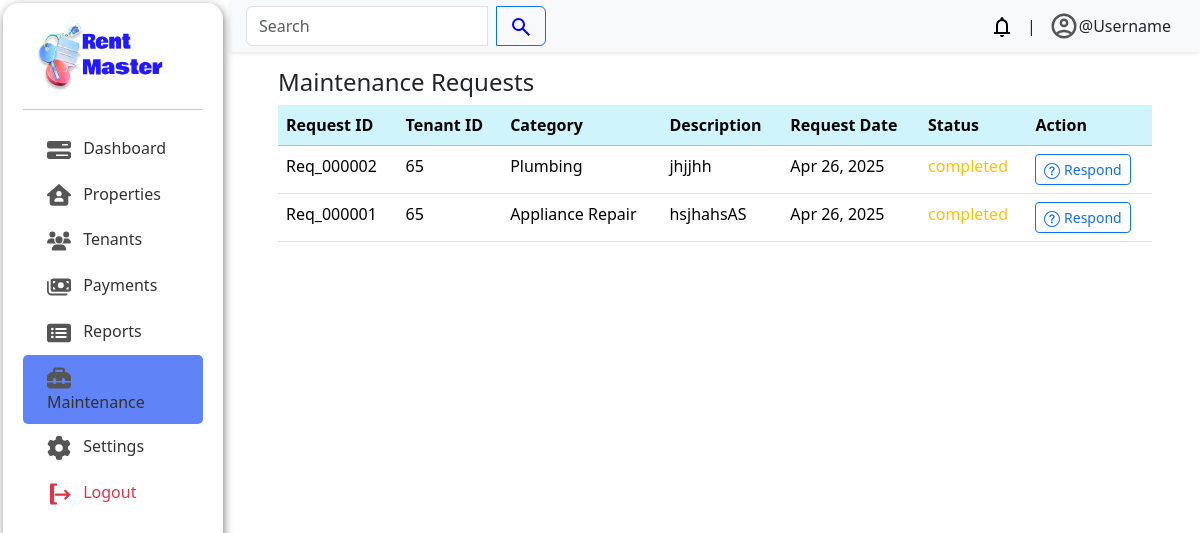
Before: /admin/index.php?page=maintenance/index with the older database file.
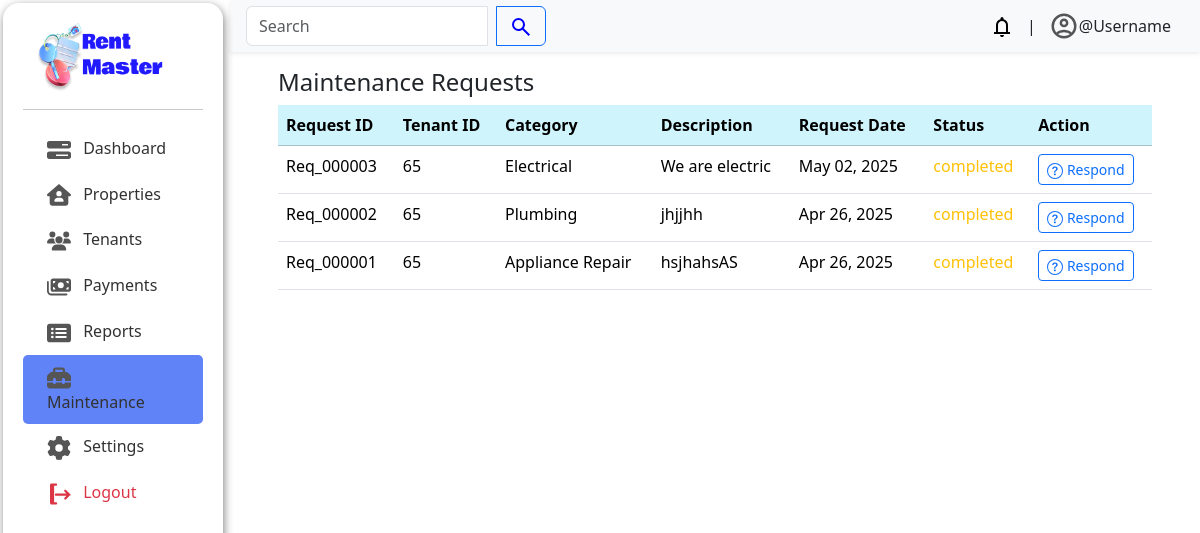
After: the same page with the newer database file.
### tables this page shows
CREATE TABLE `maintenance_requests` (
  `request_id` int(11) NOT NULL,
  `tenant_id` int(11) NOT NULL,
  `category` varchar(100) NOT NULL,
  `description` text NOT NULL,
  `request_date` datetime NOT NULL,
  `status` enum('pending','completed') NOT NULL DEFAULT 'pending'
);

### admin/maintenance/index.php (the view, shortened to what this page needs)
<?php
require_once '../database/config.php';
$sql = "SELECT m.request_id, m.tenant_id, m.category, m.description, m.request_date, m.status, u.user_email
        FROM maintenance_requests m
        JOIN tenants t ON m.tenant_id = t.tenant_id
        JOIN users u ON u.user_id = t.user_id
        ORDER BY m.request_date DESC";
$result = $conn->query($sql);
?>
<div class="container px-lg-5">
    <header class="d-flex justify-content-between mt-3">
        <h4 class="fw-medium">Maintenance Requests</h4>
    </header>
    <?php if ($result->num_rows > 0): ?>
    <div class="table-responsive">
        <table class="table">
            <thead class="table-info">
                <tr>
                    <th>Request ID</th>
                    <th>Tenant ID</th>
                    <th>Category</th>
                    <th>Description</th>
                    <th>Request Date</th>
                    <th>Status</th>
                    <th>Action</th>
                </tr>
            </thead>
            <tbody>
                <?php while($row = $result->fetch_assoc()): ?>
                    <tr>
                        <td><?php echo 'Req_' . str_pad($row['request_id'], 6, '0', STR_PAD_LEFT); ?></td>
                        <td><?php echo htmlspecialchars($row['tenant_id']); ?></td>
                        <td><?php echo htmlspecialchars($row['category']); ?></td>
                        <td><?php echo htmlspecialchars($row['description']); ?></td>
                        <td><?php echo date('M d, Y', strtotime($row['request_date'])); ?></td>
                        <td class="<?php echo ($row['status'] == 'approved') ? 'text-success' : (($row['status'] == 'rejected') ? 'text-danger' : 'text-warning'); ?> fw-medium">
                            <?php echo htmlspecialchars($row['status']); ?>
                        </td>
                        <td>
                            <button type="button" class="btn btn-sm btn-outline-primary" data-bs-toggle="modal" data-bs-target="#responseModal<?php echo $row['request_id']; ?>">
                                Respond
                            </button>
                        </td>
                    </tr>
                <?php endwhile; ?>
            </tbody>
        </table>
    </div>
    <?php else: ?>
        <div class='text-center text-bg-warning'>No maintenance requests found</div>
    <?php endif; ?>
</div>

### admin/index.php (shortened to what this page needs)
<!DOCTYPE html>
<html lang="en">
<head>
    <link rel="stylesheet" href="./css/style.css">
    <link rel="stylesheet" href="/rent-master/bootstrap-5.3.3-dist/css/bootstrap.min.css">
</head>
<body>
    <div class="sidebar z-2 bg-white" id="sidebar">
        <div class="text-center d-flex align-items-center justify-content-between">
            <div>
                <img src="./assets/icons/group.png" width="140" height="70" alt="Logo-image">
            </div>
        </div>
        <hr class=" p-0">
        <a href="?page=dashboard/index" class=" <?= (strpos($_SERVER['REQUEST_URI'], 'dashboard') !== false) ? 'active' : '' ?> fw-medium px-4 ">
            Dashboard</a>
        <a href="?page=properties/index" class=" <?= (strpos($_SERVER['REQUEST_URI'], 'properties') !== false) ? 'active' : '' ?> fw-medium px-4">
            Properties</a>
        <a href="?page=tenants/index" class=" <?= (strpos($_SERVER['REQUEST_URI'], 'tenants') !== false) ? 'active' : '' ?> fw-medium px-4">
            Tenants</a>
        <a href="?page=payments/index" class=" <?= (strpos($_SERVER['REQUEST_URI'], 'payments') !== false) ? 'active' : '' ?> fw-medium px-4">
            Payments</a>
        <a href="?page=reports/index" class=" <?= (strpos($_SERVER['REQUEST_URI'], 'reports') !== false) ? 'active' : '' ?> fw-medium px-4">
            Reports</a>
        <a href="?page=maintenance/index" class=" <?= (strpos($_SERVER['REQUEST_URI'], 'maintenance') !== false) ? 'active' : '' ?> fw-medium px-4">
            Maintenance</a>
        <a href="?page=settings/index" class=" <?= (strpos($_SERVER['REQUEST_URI'], 'settings') !== false) ? 'active' : '' ?> fw-medium px-4">
            Settings</a>
        <a href="#" class="fw-medium px-4 text-danger" data-bs-toggle="modal" data-bs-target="#logoutModal">
            Logout
        </a>
    </div>
    <main class="content p-0">
        <header class=" bg-body-tertiary shadow-sm d-flex align-items-center justify-content-between py-1 px-3 position-sticky top-0 z-1">
            <form class="input-group " style="max-width: 300px;">
                <input type="text" class="form-control" id="search" placeholder="Search">
                <button type="submit" class="btn btn-outline-primary ms-2">
                </button>
            </form>
            <div class=" d-flex align-items-center">
                <details>
                    <summary class="list-unstyled btn">
                    </summary>
                </details>
                |<button class="btn d-flex align-items-center gx-2">
                    <span class=" d-lg-block d-none">@Username</span>
                </button>
            </div>
        </header>
        <div class=" main-content">
            <?php
            $page = isset($_GET['page']) ? htmlspecialchars($_GET['page']) : 'dashboard';
            include_once "$page.php";
            ?>
        </div>
    </main>
</body>
</html>

### admin/css/style.css (style rules this page uses)
body { display: flex; }
*, *::before, *::after { box-sizing: border-box; }
:root { --main-bg: #FAFAFA; --sub-bg: #C7EEFF; --accent: #2938ff; --fc1: #1D242B; --p: #323232; --fw1: 700; --fw2: 400; }
body { background-color: var(--main-bg); }
.sidebar { width: 220px; height: 99vh; border-radius: 1rem; padding: 20px; position: fixed; top: 0; left: 0; transition: 0.3s; margin: 3px; filter: drop-shadow(1px 3px 5px grey); }
.active { background-color: #6083f7; }
.sidebar a { color: var(--p); text-decoration: none; padding: 10px 15px; display: block; border-radius: 5px; transition: 0.2s ease-in-out; }
.content { flex-grow: 1; margin-left: 230px; transition: 0.3s; width: 100%; }

Changed rows visible on the page:
added maintenance_requests: request_id "000003", tenant "65", category "Electrical", description "We are electric", request_date "May 02, 2025", status "completed"
